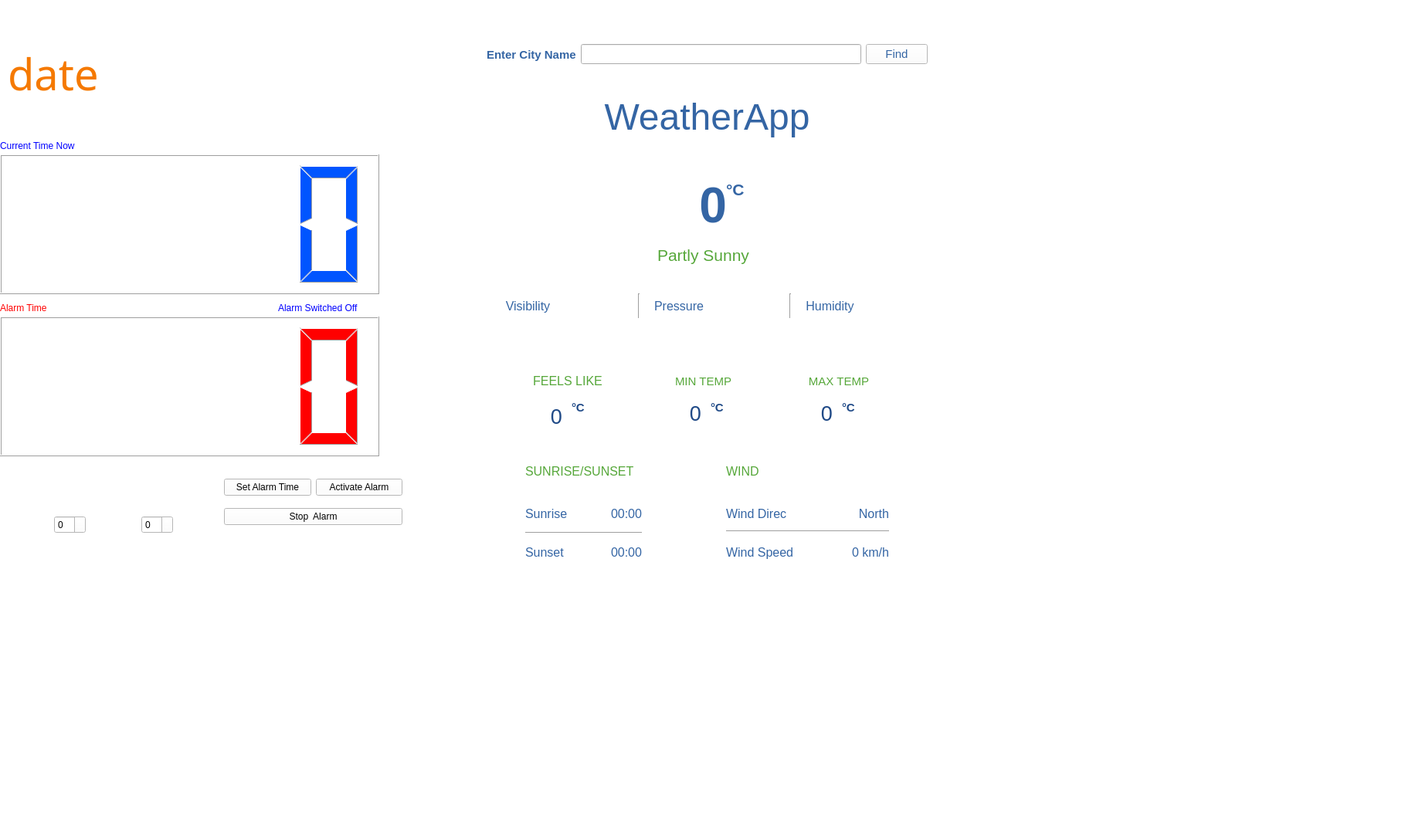
<?xml version="1.0" encoding="UTF-8"?>
<ui version="4.0">
 <class>Alarm</class>
 <widget class="QWidget" name="Alarm">
  <property name="windowModality">
   <enum>Qt::WindowModal</enum>
  </property>
  <property name="geometry">
   <rect>
    <x>0</x>
    <y>0</y>
    <width>1819</width>
    <height>1088</height>
   </rect>
  </property>
  <property name="sizePolicy">
   <sizepolicy hsizetype="Fixed" vsizetype="Fixed">
    <horstretch>0</horstretch>
    <verstretch>0</verstretch>
   </sizepolicy>
  </property>
  <property name="palette">
   <palette>
    <active>
     <colorrole role="WindowText">
      <brush brushstyle="SolidPattern">
       <color alpha="255">
        <red>255</red>
        <green>255</green>
        <blue>255</blue>
       </color>
      </brush>
     </colorrole>
     <colorrole role="Button">
      <brush brushstyle="SolidPattern">
       <color alpha="255">
        <red>255</red>
        <green>255</green>
        <blue>255</blue>
       </color>
      </brush>
     </colorrole>
     <colorrole role="Base">
      <brush brushstyle="SolidPattern">
       <color alpha="255">
        <red>255</red>
        <green>255</green>
        <blue>255</blue>
       </color>
      </brush>
     </colorrole>
     <colorrole role="Window">
      <brush brushstyle="SolidPattern">
       <color alpha="255">
        <red>255</red>
        <green>255</green>
        <blue>255</blue>
       </color>
      </brush>
     </colorrole>
    </active>
    <inactive>
     <colorrole role="WindowText">
      <brush brushstyle="SolidPattern">
       <color alpha="255">
        <red>255</red>
        <green>255</green>
        <blue>255</blue>
       </color>
      </brush>
     </colorrole>
     <colorrole role="Button">
      <brush brushstyle="SolidPattern">
       <color alpha="255">
        <red>255</red>
        <green>255</green>
        <blue>255</blue>
       </color>
      </brush>
     </colorrole>
     <colorrole role="Base">
      <brush brushstyle="SolidPattern">
       <color alpha="255">
        <red>255</red>
        <green>255</green>
        <blue>255</blue>
       </color>
      </brush>
     </colorrole>
     <colorrole role="Window">
      <brush brushstyle="SolidPattern">
       <color alpha="255">
        <red>255</red>
        <green>255</green>
        <blue>255</blue>
       </color>
      </brush>
     </colorrole>
    </inactive>
    <disabled>
     <colorrole role="WindowText">
      <brush brushstyle="SolidPattern">
       <color alpha="255">
        <red>119</red>
        <green>120</green>
        <blue>120</blue>
       </color>
      </brush>
     </colorrole>
     <colorrole role="Button">
      <brush brushstyle="SolidPattern">
       <color alpha="255">
        <red>255</red>
        <green>255</green>
        <blue>255</blue>
       </color>
      </brush>
     </colorrole>
     <colorrole role="Base">
      <brush brushstyle="SolidPattern">
       <color alpha="255">
        <red>255</red>
        <green>255</green>
        <blue>255</blue>
       </color>
      </brush>
     </colorrole>
     <colorrole role="Window">
      <brush brushstyle="SolidPattern">
       <color alpha="255">
        <red>255</red>
        <green>255</green>
        <blue>255</blue>
       </color>
      </brush>
     </colorrole>
    </disabled>
   </palette>
  </property>
  <property name="windowTitle">
   <string>Alarm</string>
  </property>
  <property name="autoFillBackground">
   <bool>false</bool>
  </property>
  <widget class="QLabel" name="label">
   <property name="geometry">
    <rect>
     <x>0</x>
     <y>180</y>
     <width>141</width>
     <height>18</height>
    </rect>
   </property>
   <property name="sizePolicy">
    <sizepolicy hsizetype="Fixed" vsizetype="Fixed">
     <horstretch>0</horstretch>
     <verstretch>0</verstretch>
    </sizepolicy>
   </property>
   <property name="palette">
    <palette>
     <active>
      <colorrole role="WindowText">
       <brush brushstyle="SolidPattern">
        <color alpha="255">
         <red>0</red>
         <green>0</green>
         <blue>255</blue>
        </color>
       </brush>
      </colorrole>
      <colorrole role="Button">
       <brush brushstyle="SolidPattern">
        <color alpha="255">
         <red>255</red>
         <green>255</green>
         <blue>255</blue>
        </color>
       </brush>
      </colorrole>
      <colorrole role="Base">
       <brush brushstyle="SolidPattern">
        <color alpha="255">
         <red>255</red>
         <green>255</green>
         <blue>255</blue>
        </color>
       </brush>
      </colorrole>
      <colorrole role="Window">
       <brush brushstyle="SolidPattern">
        <color alpha="255">
         <red>255</red>
         <green>255</green>
         <blue>255</blue>
        </color>
       </brush>
      </colorrole>
     </active>
     <inactive>
      <colorrole role="WindowText">
       <brush brushstyle="SolidPattern">
        <color alpha="255">
         <red>0</red>
         <green>0</green>
         <blue>255</blue>
        </color>
       </brush>
      </colorrole>
      <colorrole role="Button">
       <brush brushstyle="SolidPattern">
        <color alpha="255">
         <red>255</red>
         <green>255</green>
         <blue>255</blue>
        </color>
       </brush>
      </colorrole>
      <colorrole role="Base">
       <brush brushstyle="SolidPattern">
        <color alpha="255">
         <red>255</red>
         <green>255</green>
         <blue>255</blue>
        </color>
       </brush>
      </colorrole>
      <colorrole role="Window">
       <brush brushstyle="SolidPattern">
        <color alpha="255">
         <red>255</red>
         <green>255</green>
         <blue>255</blue>
        </color>
       </brush>
      </colorrole>
     </inactive>
     <disabled>
      <colorrole role="WindowText">
       <brush brushstyle="SolidPattern">
        <color alpha="255">
         <red>119</red>
         <green>120</green>
         <blue>120</blue>
        </color>
       </brush>
      </colorrole>
      <colorrole role="Button">
       <brush brushstyle="SolidPattern">
        <color alpha="255">
         <red>255</red>
         <green>255</green>
         <blue>255</blue>
        </color>
       </brush>
      </colorrole>
      <colorrole role="Base">
       <brush brushstyle="SolidPattern">
        <color alpha="255">
         <red>255</red>
         <green>255</green>
         <blue>255</blue>
        </color>
       </brush>
      </colorrole>
      <colorrole role="Window">
       <brush brushstyle="SolidPattern">
        <color alpha="255">
         <red>255</red>
         <green>255</green>
         <blue>255</blue>
        </color>
       </brush>
      </colorrole>
     </disabled>
    </palette>
   </property>
   <property name="text">
    <string>Current Time Now</string>
   </property>
  </widget>
  <widget class="QLabel" name="date">
   <property name="geometry">
    <rect>
     <x>10</x>
     <y>40</y>
     <width>471</width>
     <height>111</height>
    </rect>
   </property>
   <property name="font">
    <font>
     <family>Ubuntu Mono</family>
     <pointsize>42</pointsize>
     <weight>50</weight>
     <bold>false</bold>
    </font>
   </property>
   <property name="styleSheet">
    <string notr="true">color:rgb(204, 0, 0);</string>
   </property>
   <property name="text">
    <string>&lt;html&gt;&lt;head/&gt;&lt;body&gt;&lt;p&gt;&lt;span style=&quot; color:#f57900;&quot;&gt;date&lt;/span&gt;&lt;/p&gt;&lt;/body&gt;&lt;/html&gt;</string>
   </property>
  </widget>
  <widget class="QLCDNumber" name="timeLCD">
   <property name="geometry">
    <rect>
     <x>0</x>
     <y>200</y>
     <width>491</width>
     <height>181</height>
    </rect>
   </property>
   <property name="sizePolicy">
    <sizepolicy hsizetype="Fixed" vsizetype="Fixed">
     <horstretch>0</horstretch>
     <verstretch>0</verstretch>
    </sizepolicy>
   </property>
   <property name="palette">
    <palette>
     <active>
      <colorrole role="WindowText">
       <brush brushstyle="SolidPattern">
        <color alpha="255">
         <red>0</red>
         <green>85</green>
         <blue>255</blue>
        </color>
       </brush>
      </colorrole>
      <colorrole role="Button">
       <brush brushstyle="SolidPattern">
        <color alpha="255">
         <red>255</red>
         <green>255</green>
         <blue>255</blue>
        </color>
       </brush>
      </colorrole>
      <colorrole role="Base">
       <brush brushstyle="SolidPattern">
        <color alpha="255">
         <red>255</red>
         <green>255</green>
         <blue>255</blue>
        </color>
       </brush>
      </colorrole>
      <colorrole role="Window">
       <brush brushstyle="SolidPattern">
        <color alpha="255">
         <red>255</red>
         <green>255</green>
         <blue>255</blue>
        </color>
       </brush>
      </colorrole>
     </active>
     <inactive>
      <colorrole role="WindowText">
       <brush brushstyle="SolidPattern">
        <color alpha="255">
         <red>0</red>
         <green>85</green>
         <blue>255</blue>
        </color>
       </brush>
      </colorrole>
      <colorrole role="Button">
       <brush brushstyle="SolidPattern">
        <color alpha="255">
         <red>255</red>
         <green>255</green>
         <blue>255</blue>
        </color>
       </brush>
      </colorrole>
      <colorrole role="Base">
       <brush brushstyle="SolidPattern">
        <color alpha="255">
         <red>255</red>
         <green>255</green>
         <blue>255</blue>
        </color>
       </brush>
      </colorrole>
      <colorrole role="Window">
       <brush brushstyle="SolidPattern">
        <color alpha="255">
         <red>255</red>
         <green>255</green>
         <blue>255</blue>
        </color>
       </brush>
      </colorrole>
     </inactive>
     <disabled>
      <colorrole role="WindowText">
       <brush brushstyle="SolidPattern">
        <color alpha="255">
         <red>119</red>
         <green>120</green>
         <blue>120</blue>
        </color>
       </brush>
      </colorrole>
      <colorrole role="Button">
       <brush brushstyle="SolidPattern">
        <color alpha="255">
         <red>255</red>
         <green>255</green>
         <blue>255</blue>
        </color>
       </brush>
      </colorrole>
      <colorrole role="Base">
       <brush brushstyle="SolidPattern">
        <color alpha="255">
         <red>255</red>
         <green>255</green>
         <blue>255</blue>
        </color>
       </brush>
      </colorrole>
      <colorrole role="Window">
       <brush brushstyle="SolidPattern">
        <color alpha="255">
         <red>255</red>
         <green>255</green>
         <blue>255</blue>
        </color>
       </brush>
      </colorrole>
     </disabled>
    </palette>
   </property>
  </widget>
  <widget class="QWidget" name="layoutWidget">
   <property name="geometry">
    <rect>
     <x>20</x>
     <y>610</y>
     <width>251</width>
     <height>81</height>
    </rect>
   </property>
   <layout class="QVBoxLayout" name="verticalLayout">
    <item>
     <layout class="QHBoxLayout" name="horizontalLayout">
      <item>
       <spacer name="horizontalSpacer_3">
        <property name="orientation">
         <enum>Qt::Horizontal</enum>
        </property>
        <property name="sizeType">
         <enum>QSizePolicy::Fixed</enum>
        </property>
        <property name="sizeHint" stdset="0">
         <size>
          <width>42</width>
          <height>20</height>
         </size>
        </property>
       </spacer>
      </item>
      <item>
       <widget class="QLabel" name="label_3">
        <property name="autoFillBackground">
         <bool>false</bool>
        </property>
        <property name="styleSheet">
         <string notr="true">colour:rgb(0, 0, 0);</string>
        </property>
        <property name="text">
         <string>Set Hours</string>
        </property>
        <property name="alignment">
         <set>Qt::AlignCenter</set>
        </property>
        <property name="wordWrap">
         <bool>false</bool>
        </property>
       </widget>
      </item>
      <item>
       <spacer name="horizontalSpacer_4">
        <property name="orientation">
         <enum>Qt::Horizontal</enum>
        </property>
        <property name="sizeHint" stdset="0">
         <size>
          <width>40</width>
          <height>20</height>
         </size>
        </property>
       </spacer>
      </item>
      <item>
       <widget class="QLabel" name="label_4">
        <property name="styleSheet">
         <string notr="true">colour:rgb(0, 0, 0);</string>
        </property>
        <property name="text">
         <string>Set Minutes</string>
        </property>
       </widget>
      </item>
      <item>
       <spacer name="horizontalSpacer_6">
        <property name="orientation">
         <enum>Qt::Horizontal</enum>
        </property>
        <property name="sizeType">
         <enum>QSizePolicy::Fixed</enum>
        </property>
        <property name="sizeHint" stdset="0">
         <size>
          <width>22</width>
          <height>20</height>
         </size>
        </property>
       </spacer>
      </item>
     </layout>
    </item>
    <item>
     <layout class="QHBoxLayout" name="horizontalLayout_2">
      <item>
       <spacer name="horizontalSpacer_2">
        <property name="orientation">
         <enum>Qt::Horizontal</enum>
        </property>
        <property name="sizeType">
         <enum>QSizePolicy::Fixed</enum>
        </property>
        <property name="sizeHint" stdset="0">
         <size>
          <width>50</width>
          <height>20</height>
         </size>
        </property>
       </spacer>
      </item>
      <item>
       <widget class="QSpinBox" name="spinBoxHrs">
        <property name="styleSheet">
         <string notr="true">colour:rgb(0, 0, 0);</string>
        </property>
        <property name="maximum">
         <number>23</number>
        </property>
       </widget>
      </item>
      <item>
       <spacer name="horizontalSpacer">
        <property name="orientation">
         <enum>Qt::Horizontal</enum>
        </property>
        <property name="sizeType">
         <enum>QSizePolicy::Fixed</enum>
        </property>
        <property name="sizeHint" stdset="0">
         <size>
          <width>66</width>
          <height>20</height>
         </size>
        </property>
       </spacer>
      </item>
      <item>
       <widget class="QSpinBox" name="spinBoxMinutes">
        <property name="styleSheet">
         <string notr="true">colour:rgb(0, 0, 0);</string>
        </property>
        <property name="maximum">
         <number>59</number>
        </property>
       </widget>
      </item>
      <item>
       <spacer name="horizontalSpacer_5">
        <property name="orientation">
         <enum>Qt::Horizontal</enum>
        </property>
        <property name="sizeHint" stdset="0">
         <size>
          <width>40</width>
          <height>20</height>
         </size>
        </property>
       </spacer>
      </item>
     </layout>
    </item>
   </layout>
  </widget>
  <widget class="QWidget" name="layoutWidget_3">
   <property name="geometry">
    <rect>
     <x>290</x>
     <y>610</y>
     <width>231</width>
     <height>81</height>
    </rect>
   </property>
   <layout class="QVBoxLayout" name="verticalLayout_2">
    <item>
     <layout class="QHBoxLayout" name="horizontalLayout_3">
      <item>
       <widget class="QPushButton" name="btnSetAlarm">
        <property name="text">
         <string>Set Alarm Time</string>
        </property>
       </widget>
      </item>
      <item>
       <widget class="QPushButton" name="btnEnableAlarm">
        <property name="text">
         <string>Activate Alarm</string>
        </property>
       </widget>
      </item>
     </layout>
    </item>
    <item>
     <layout class="QHBoxLayout" name="horizontalLayout_4">
      <item>
       <widget class="QPushButton" name="btnStopAlarm">
        <property name="text">
         <string>Stop  Alarm</string>
        </property>
       </widget>
      </item>
     </layout>
    </item>
   </layout>
  </widget>
  <widget class="QLCDNumber" name="alarmLCD">
   <property name="geometry">
    <rect>
     <x>0</x>
     <y>410</y>
     <width>491</width>
     <height>181</height>
    </rect>
   </property>
   <property name="sizePolicy">
    <sizepolicy hsizetype="Fixed" vsizetype="Fixed">
     <horstretch>0</horstretch>
     <verstretch>0</verstretch>
    </sizepolicy>
   </property>
   <property name="palette">
    <palette>
     <active>
      <colorrole role="WindowText">
       <brush brushstyle="SolidPattern">
        <color alpha="255">
         <red>255</red>
         <green>0</green>
         <blue>0</blue>
        </color>
       </brush>
      </colorrole>
      <colorrole role="Button">
       <brush brushstyle="SolidPattern">
        <color alpha="255">
         <red>255</red>
         <green>255</green>
         <blue>255</blue>
        </color>
       </brush>
      </colorrole>
      <colorrole role="Base">
       <brush brushstyle="SolidPattern">
        <color alpha="255">
         <red>255</red>
         <green>255</green>
         <blue>255</blue>
        </color>
       </brush>
      </colorrole>
      <colorrole role="Window">
       <brush brushstyle="SolidPattern">
        <color alpha="255">
         <red>255</red>
         <green>255</green>
         <blue>255</blue>
        </color>
       </brush>
      </colorrole>
     </active>
     <inactive>
      <colorrole role="WindowText">
       <brush brushstyle="SolidPattern">
        <color alpha="255">
         <red>255</red>
         <green>0</green>
         <blue>0</blue>
        </color>
       </brush>
      </colorrole>
      <colorrole role="Button">
       <brush brushstyle="SolidPattern">
        <color alpha="255">
         <red>255</red>
         <green>255</green>
         <blue>255</blue>
        </color>
       </brush>
      </colorrole>
      <colorrole role="Base">
       <brush brushstyle="SolidPattern">
        <color alpha="255">
         <red>255</red>
         <green>255</green>
         <blue>255</blue>
        </color>
       </brush>
      </colorrole>
      <colorrole role="Window">
       <brush brushstyle="SolidPattern">
        <color alpha="255">
         <red>255</red>
         <green>255</green>
         <blue>255</blue>
        </color>
       </brush>
      </colorrole>
     </inactive>
     <disabled>
      <colorrole role="WindowText">
       <brush brushstyle="SolidPattern">
        <color alpha="255">
         <red>119</red>
         <green>120</green>
         <blue>120</blue>
        </color>
       </brush>
      </colorrole>
      <colorrole role="Button">
       <brush brushstyle="SolidPattern">
        <color alpha="255">
         <red>255</red>
         <green>255</green>
         <blue>255</blue>
        </color>
       </brush>
      </colorrole>
      <colorrole role="Base">
       <brush brushstyle="SolidPattern">
        <color alpha="255">
         <red>255</red>
         <green>255</green>
         <blue>255</blue>
        </color>
       </brush>
      </colorrole>
      <colorrole role="Window">
       <brush brushstyle="SolidPattern">
        <color alpha="255">
         <red>255</red>
         <green>255</green>
         <blue>255</blue>
        </color>
       </brush>
      </colorrole>
     </disabled>
    </palette>
   </property>
  </widget>
  <widget class="QLabel" name="label_2">
   <property name="geometry">
    <rect>
     <x>0</x>
     <y>390</y>
     <width>91</width>
     <height>18</height>
    </rect>
   </property>
   <property name="sizePolicy">
    <sizepolicy hsizetype="Fixed" vsizetype="Fixed">
     <horstretch>0</horstretch>
     <verstretch>0</verstretch>
    </sizepolicy>
   </property>
   <property name="palette">
    <palette>
     <active>
      <colorrole role="WindowText">
       <brush brushstyle="SolidPattern">
        <color alpha="255">
         <red>255</red>
         <green>0</green>
         <blue>0</blue>
        </color>
       </brush>
      </colorrole>
      <colorrole role="Button">
       <brush brushstyle="SolidPattern">
        <color alpha="255">
         <red>255</red>
         <green>255</green>
         <blue>255</blue>
        </color>
       </brush>
      </colorrole>
      <colorrole role="Base">
       <brush brushstyle="SolidPattern">
        <color alpha="255">
         <red>255</red>
         <green>255</green>
         <blue>255</blue>
        </color>
       </brush>
      </colorrole>
      <colorrole role="Window">
       <brush brushstyle="SolidPattern">
        <color alpha="255">
         <red>255</red>
         <green>255</green>
         <blue>255</blue>
        </color>
       </brush>
      </colorrole>
     </active>
     <inactive>
      <colorrole role="WindowText">
       <brush brushstyle="SolidPattern">
        <color alpha="255">
         <red>255</red>
         <green>0</green>
         <blue>0</blue>
        </color>
       </brush>
      </colorrole>
      <colorrole role="Button">
       <brush brushstyle="SolidPattern">
        <color alpha="255">
         <red>255</red>
         <green>255</green>
         <blue>255</blue>
        </color>
       </brush>
      </colorrole>
      <colorrole role="Base">
       <brush brushstyle="SolidPattern">
        <color alpha="255">
         <red>255</red>
         <green>255</green>
         <blue>255</blue>
        </color>
       </brush>
      </colorrole>
      <colorrole role="Window">
       <brush brushstyle="SolidPattern">
        <color alpha="255">
         <red>255</red>
         <green>255</green>
         <blue>255</blue>
        </color>
       </brush>
      </colorrole>
     </inactive>
     <disabled>
      <colorrole role="WindowText">
       <brush brushstyle="SolidPattern">
        <color alpha="255">
         <red>119</red>
         <green>120</green>
         <blue>120</blue>
        </color>
       </brush>
      </colorrole>
      <colorrole role="Button">
       <brush brushstyle="SolidPattern">
        <color alpha="255">
         <red>255</red>
         <green>255</green>
         <blue>255</blue>
        </color>
       </brush>
      </colorrole>
      <colorrole role="Base">
       <brush brushstyle="SolidPattern">
        <color alpha="255">
         <red>255</red>
         <green>255</green>
         <blue>255</blue>
        </color>
       </brush>
      </colorrole>
      <colorrole role="Window">
       <brush brushstyle="SolidPattern">
        <color alpha="255">
         <red>255</red>
         <green>255</green>
         <blue>255</blue>
        </color>
       </brush>
      </colorrole>
     </disabled>
    </palette>
   </property>
   <property name="text">
    <string>Alarm Time</string>
   </property>
  </widget>
  <widget class="Line" name="line_4">
   <property name="geometry">
    <rect>
     <x>940</x>
     <y>680</y>
     <width>211</width>
     <height>16</height>
    </rect>
   </property>
   <property name="orientation">
    <enum>Qt::Horizontal</enum>
   </property>
  </widget>
  <widget class="QLabel" name="maxTempValue">
   <property name="geometry">
    <rect>
     <x>1050</x>
     <y>520</y>
     <width>41</width>
     <height>31</height>
    </rect>
   </property>
   <property name="font">
    <font>
     <family>Yu Gothic UI</family>
     <pointsize>20</pointsize>
    </font>
   </property>
   <property name="styleSheet">
    <string notr="true">color:rgb(32, 74, 135);</string>
   </property>
   <property name="text">
    <string>0</string>
   </property>
   <property name="alignment">
    <set>Qt::AlignCenter</set>
   </property>
  </widget>
  <widget class="QLabel" name="sunrise">
   <property name="geometry">
    <rect>
     <x>680</x>
     <y>600</y>
     <width>161</width>
     <height>21</height>
    </rect>
   </property>
   <property name="font">
    <font>
     <family>Yu Gothic UI</family>
     <pointsize>12</pointsize>
    </font>
   </property>
   <property name="styleSheet">
    <string notr="true">color:rgb(86, 167, 58);</string>
   </property>
   <property name="text">
    <string>SUNRISE/SUNSET</string>
   </property>
  </widget>
  <widget class="QLabel" name="feelsLikeTempValue">
   <property name="geometry">
    <rect>
     <x>700</x>
     <y>524</y>
     <width>41</width>
     <height>31</height>
    </rect>
   </property>
   <property name="font">
    <font>
     <family>Yu Gothic UI</family>
     <pointsize>20</pointsize>
    </font>
   </property>
   <property name="styleSheet">
    <string notr="true">color:rgb(32, 74, 135);</string>
   </property>
   <property name="text">
    <string>0</string>
   </property>
   <property name="alignment">
    <set>Qt::AlignCenter</set>
   </property>
  </widget>
  <widget class="QWidget" name="layoutWidget_2">
   <property name="geometry">
    <rect>
     <x>630</x>
     <y>50</y>
     <width>571</width>
     <height>41</height>
    </rect>
   </property>
   <layout class="QHBoxLayout" name="horizontalLayout_5">
    <item>
     <widget class="QLabel" name="queryLabel">
      <property name="font">
       <font>
        <family>Yu Gothic UI</family>
        <pointsize>11</pointsize>
        <weight>75</weight>
        <bold>true</bold>
       </font>
      </property>
      <property name="styleSheet">
       <string notr="true">color:rgb(52, 101, 164);</string>
      </property>
      <property name="text">
       <string>Enter City Name</string>
      </property>
     </widget>
    </item>
    <item>
     <widget class="QLineEdit" name="query">
      <property name="font">
       <font>
        <family>Yu Gothic UI</family>
        <pointsize>11</pointsize>
       </font>
      </property>
      <property name="styleSheet">
       <string notr="true">color:rgb(114, 159, 207);
border-color: rgb(255, 255, 255);</string>
      </property>
     </widget>
    </item>
    <item>
     <widget class="QPushButton" name="queryButton">
      <property name="font">
       <font>
        <family>Yu Gothic UI</family>
        <pointsize>11</pointsize>
       </font>
      </property>
      <property name="styleSheet">
       <string notr="true">background-color: rgb(255, 255, 255);
border-color: rgb(255, 255, 255);
color:rgb(52, 101, 164);</string>
      </property>
      <property name="text">
       <string>Find</string>
      </property>
     </widget>
    </item>
   </layout>
  </widget>
  <widget class="Line" name="line_3">
   <property name="geometry">
    <rect>
     <x>680</x>
     <y>680</y>
     <width>151</width>
     <height>21</height>
    </rect>
   </property>
   <property name="font">
    <font>
     <weight>75</weight>
     <bold>true</bold>
    </font>
   </property>
   <property name="styleSheet">
    <string notr="true">color: rgb(170, 255, 255);</string>
   </property>
   <property name="orientation">
    <enum>Qt::Horizontal</enum>
   </property>
  </widget>
  <widget class="QLabel" name="date_2">
   <property name="geometry">
    <rect>
     <x>620</x>
     <y>190</y>
     <width>591</width>
     <height>31</height>
    </rect>
   </property>
   <property name="font">
    <font>
     <family>Yu Gothic UI</family>
     <pointsize>12</pointsize>
    </font>
   </property>
   <property name="styleSheet">
    <string notr="true">color: rgb(170, 255, 255);</string>
   </property>
   <property name="text">
    <string/>
   </property>
   <property name="alignment">
    <set>Qt::AlignCenter</set>
   </property>
  </widget>
  <widget class="QWidget" name="layoutWidget5">
   <property name="geometry">
    <rect>
     <x>680</x>
     <y>700</y>
     <width>151</width>
     <height>30</height>
    </rect>
   </property>
   <property name="styleSheet">
    <string notr="true">color: rgb(255, 255, 255);</string>
   </property>
   <layout class="QHBoxLayout" name="horizontalLayout_10">
    <item>
     <widget class="QLabel" name="set">
      <property name="font">
       <font>
        <family>Yu Gothic UI</family>
        <pointsize>12</pointsize>
       </font>
      </property>
      <property name="styleSheet">
       <string notr="true">color:rgb(52, 101, 164);</string>
      </property>
      <property name="text">
       <string>Sunset</string>
      </property>
     </widget>
    </item>
    <item>
     <widget class="QLabel" name="sunsetValue">
      <property name="font">
       <font>
        <family>Yu Gothic UI</family>
        <pointsize>12</pointsize>
       </font>
      </property>
      <property name="styleSheet">
       <string notr="true">color:rgb(52, 101, 164);</string>
      </property>
      <property name="text">
       <string>00:00</string>
      </property>
      <property name="alignment">
       <set>Qt::AlignRight|Qt::AlignTrailing|Qt::AlignVCenter</set>
      </property>
     </widget>
    </item>
   </layout>
  </widget>
  <widget class="QWidget" name="layoutWidget2">
   <property name="geometry">
    <rect>
     <x>680</x>
     <y>650</y>
     <width>151</width>
     <height>30</height>
    </rect>
   </property>
   <property name="styleSheet">
    <string notr="true">color: rgb(255, 255, 255);</string>
   </property>
   <layout class="QHBoxLayout" name="horizontalLayout_9">
    <item>
     <widget class="QLabel" name="rise">
      <property name="font">
       <font>
        <family>Yu Gothic UI</family>
        <pointsize>12</pointsize>
        <weight>50</weight>
        <bold>false</bold>
       </font>
      </property>
      <property name="styleSheet">
       <string notr="true">color:rgb(52, 101, 164);</string>
      </property>
      <property name="text">
       <string>Sunrise</string>
      </property>
     </widget>
    </item>
    <item>
     <widget class="QLabel" name="sunriseValue">
      <property name="font">
       <font>
        <family>Yu Gothic UI</family>
        <pointsize>12</pointsize>
       </font>
      </property>
      <property name="styleSheet">
       <string notr="true">color:rgb(52, 101, 164);</string>
      </property>
      <property name="text">
       <string>00:00</string>
      </property>
      <property name="alignment">
       <set>Qt::AlignRight|Qt::AlignTrailing|Qt::AlignVCenter</set>
      </property>
     </widget>
    </item>
   </layout>
  </widget>
  <widget class="QLabel" name="celciusTemp">
   <property name="geometry">
    <rect>
     <x>940</x>
     <y>230</y>
     <width>51</width>
     <height>31</height>
    </rect>
   </property>
   <property name="font">
    <font>
     <family>Yu Gothic UI</family>
     <pointsize>16</pointsize>
     <weight>75</weight>
     <bold>true</bold>
    </font>
   </property>
   <property name="styleSheet">
    <string notr="true">color:rgb(52, 101, 164);</string>
   </property>
   <property name="text">
    <string>°C</string>
   </property>
  </widget>
  <widget class="QLabel" name="celciusFeelLike">
   <property name="geometry">
    <rect>
     <x>740</x>
     <y>520</y>
     <width>21</width>
     <height>16</height>
    </rect>
   </property>
   <property name="font">
    <font>
     <family>Yu Gothic UI</family>
     <pointsize>11</pointsize>
     <weight>75</weight>
     <bold>true</bold>
    </font>
   </property>
   <property name="styleSheet">
    <string notr="true">color:rgb(32, 74, 135);</string>
   </property>
   <property name="text">
    <string>°C</string>
   </property>
  </widget>
  <widget class="QWidget" name="layoutWidget1">
   <property name="geometry">
    <rect>
     <x>650</x>
     <y>470</y>
     <width>521</width>
     <height>47</height>
    </rect>
   </property>
   <property name="styleSheet">
    <string>color:rgb(86, 167, 58);</string>
   </property>
   <layout class="QHBoxLayout" name="horizontalLayout_6">
    <item>
     <widget class="QLabel" name="feelsLikeTemp">
      <property name="font">
       <font>
        <family>Yu Gothic UI</family>
        <pointsize>12</pointsize>
       </font>
      </property>
      <property name="styleSheet">
       <string notr="true">color:rgb(86, 167, 58);</string>
      </property>
      <property name="text">
       <string>FEELS LIKE</string>
      </property>
      <property name="alignment">
       <set>Qt::AlignCenter</set>
      </property>
     </widget>
    </item>
    <item>
     <widget class="QLabel" name="minTemp">
      <property name="font">
       <font>
        <family>Yu Gothic UI</family>
        <pointsize>11</pointsize>
       </font>
      </property>
      <property name="styleSheet">
       <string notr="true">color:rgb(86, 167, 58);</string>
      </property>
      <property name="text">
       <string>MIN TEMP</string>
      </property>
      <property name="alignment">
       <set>Qt::AlignCenter</set>
      </property>
     </widget>
    </item>
    <item>
     <widget class="QLabel" name="maxTemp">
      <property name="font">
       <font>
        <family>Yu Gothic UI</family>
        <pointsize>11</pointsize>
       </font>
      </property>
      <property name="styleSheet">
       <string notr="true">color:rgb(86, 167, 58);</string>
      </property>
      <property name="text">
       <string>MAX TEMP</string>
      </property>
      <property name="alignment">
       <set>Qt::AlignCenter</set>
      </property>
     </widget>
    </item>
   </layout>
  </widget>
  <widget class="QLabel" name="wind">
   <property name="geometry">
    <rect>
     <x>940</x>
     <y>600</y>
     <width>61</width>
     <height>21</height>
    </rect>
   </property>
   <property name="font">
    <font>
     <family>Yu Gothic UI</family>
     <pointsize>12</pointsize>
    </font>
   </property>
   <property name="styleSheet">
    <string notr="true">color:rgb(86, 167, 58);</string>
   </property>
   <property name="text">
    <string>WIND</string>
   </property>
  </widget>
  <widget class="QLabel" name="temperature">
   <property name="geometry">
    <rect>
     <x>850</x>
     <y>230</y>
     <width>91</width>
     <height>71</height>
    </rect>
   </property>
   <property name="font">
    <font>
     <family>Yu Gothic UI</family>
     <pointsize>48</pointsize>
     <weight>75</weight>
     <bold>true</bold>
    </font>
   </property>
   <property name="cursor">
    <cursorShape>PointingHandCursor</cursorShape>
   </property>
   <property name="styleSheet">
    <string notr="true">color:rgb(52, 101, 164);</string>
   </property>
   <property name="text">
    <string>0</string>
   </property>
   <property name="alignment">
    <set>Qt::AlignRight|Qt::AlignTrailing|Qt::AlignVCenter</set>
   </property>
  </widget>
  <widget class="QLabel" name="weatherlabel">
   <property name="geometry">
    <rect>
     <x>620</x>
     <y>310</y>
     <width>581</width>
     <height>41</height>
    </rect>
   </property>
   <property name="font">
    <font>
     <family>Yu Gothic UI</family>
     <pointsize>16</pointsize>
     <weight>50</weight>
     <bold>false</bold>
    </font>
   </property>
   <property name="styleSheet">
    <string notr="true">color:rgb(86, 167, 58);</string>
   </property>
   <property name="text">
    <string>Partly Sunny</string>
   </property>
   <property name="alignment">
    <set>Qt::AlignCenter</set>
   </property>
  </widget>
  <widget class="QLabel" name="celciusMinTemp">
   <property name="geometry">
    <rect>
     <x>920</x>
     <y>520</y>
     <width>21</width>
     <height>16</height>
    </rect>
   </property>
   <property name="font">
    <font>
     <family>Yu Gothic UI</family>
     <pointsize>11</pointsize>
     <weight>75</weight>
     <bold>true</bold>
    </font>
   </property>
   <property name="styleSheet">
    <string notr="true">color:rgb(32, 74, 135);</string>
   </property>
   <property name="text">
    <string>°C</string>
   </property>
  </widget>
  <widget class="QWidget" name="layoutWidget7">
   <property name="geometry">
    <rect>
     <x>940</x>
     <y>650</y>
     <width>211</width>
     <height>30</height>
    </rect>
   </property>
   <layout class="QHBoxLayout" name="horizontalLayout_12">
    <item>
     <widget class="QLabel" name="windDir">
      <property name="font">
       <font>
        <family>Yu Gothic UI</family>
        <pointsize>12</pointsize>
       </font>
      </property>
      <property name="styleSheet">
       <string notr="true">color:rgb(52, 101, 164);</string>
      </property>
      <property name="text">
       <string>Wind Direc</string>
      </property>
     </widget>
    </item>
    <item>
     <widget class="QLabel" name="windDirValue">
      <property name="font">
       <font>
        <family>Yu Gothic UI</family>
        <pointsize>12</pointsize>
       </font>
      </property>
      <property name="styleSheet">
       <string notr="true">color:rgb(52, 101, 164);</string>
      </property>
      <property name="text">
       <string>North</string>
      </property>
      <property name="alignment">
       <set>Qt::AlignRight|Qt::AlignTrailing|Qt::AlignVCenter</set>
      </property>
     </widget>
    </item>
   </layout>
  </widget>
  <widget class="QWidget" name="layoutWidget6">
   <property name="geometry">
    <rect>
     <x>940</x>
     <y>700</y>
     <width>211</width>
     <height>30</height>
    </rect>
   </property>
   <layout class="QHBoxLayout" name="horizontalLayout_11">
    <item>
     <widget class="QLabel" name="windSpeed">
      <property name="font">
       <font>
        <family>Yu Gothic UI</family>
        <pointsize>12</pointsize>
       </font>
      </property>
      <property name="styleSheet">
       <string notr="true">color:rgb(52, 101, 164);</string>
      </property>
      <property name="text">
       <string>Wind Speed</string>
      </property>
     </widget>
    </item>
    <item>
     <widget class="QLabel" name="windSpeedValue">
      <property name="font">
       <font>
        <family>Yu Gothic UI</family>
        <pointsize>12</pointsize>
       </font>
      </property>
      <property name="styleSheet">
       <string notr="true">color:rgb(52, 101, 164);</string>
      </property>
      <property name="text">
       <string>0 km/h</string>
      </property>
      <property name="alignment">
       <set>Qt::AlignRight|Qt::AlignTrailing|Qt::AlignVCenter</set>
      </property>
     </widget>
    </item>
   </layout>
  </widget>
  <widget class="QLabel" name="celciusMaxTemp">
   <property name="geometry">
    <rect>
     <x>1090</x>
     <y>520</y>
     <width>21</width>
     <height>16</height>
    </rect>
   </property>
   <property name="font">
    <font>
     <family>Yu Gothic UI</family>
     <pointsize>11</pointsize>
     <weight>75</weight>
     <bold>true</bold>
    </font>
   </property>
   <property name="styleSheet">
    <string notr="true">color:rgb(32, 74, 135);</string>
   </property>
   <property name="text">
    <string>°C</string>
   </property>
  </widget>
  <widget class="QWidget" name="layoutWidget4">
   <property name="geometry">
    <rect>
     <x>620</x>
     <y>110</y>
     <width>591</width>
     <height>83</height>
    </rect>
   </property>
   <property name="font">
    <font>
     <pointsize>36</pointsize>
     <weight>50</weight>
     <bold>false</bold>
    </font>
   </property>
   <layout class="QHBoxLayout" name="horizontalLayout_7">
    <item>
     <widget class="QLabel" name="location">
      <property name="font">
       <font>
        <family>Yu Gothic UI</family>
        <pointsize>36</pointsize>
        <weight>50</weight>
        <bold>false</bold>
       </font>
      </property>
      <property name="styleSheet">
       <string notr="true">color:rgb(52, 101, 164);</string>
      </property>
      <property name="text">
       <string>WeatherApp</string>
      </property>
      <property name="alignment">
       <set>Qt::AlignCenter</set>
      </property>
     </widget>
    </item>
   </layout>
  </widget>
  <widget class="QWidget" name="layoutWidget3">
   <property name="geometry">
    <rect>
     <x>640</x>
     <y>380</y>
     <width>571</width>
     <height>32</height>
    </rect>
   </property>
   <layout class="QHBoxLayout" name="horizontalLayout_8">
    <item>
     <layout class="QHBoxLayout" name="horizontalLayout_13">
      <item>
       <widget class="QLabel" name="visibility">
        <property name="font">
         <font>
          <family>Yu Gothic UI</family>
          <pointsize>12</pointsize>
         </font>
        </property>
        <property name="styleSheet">
         <string notr="true">color:rgb(52, 101, 164);</string>
        </property>
        <property name="text">
         <string>Visibility</string>
        </property>
        <property name="alignment">
         <set>Qt::AlignCenter</set>
        </property>
       </widget>
      </item>
      <item>
       <widget class="QLabel" name="visibilityValue">
        <property name="font">
         <font>
          <family>Yu Gothic UI</family>
          <pointsize>12</pointsize>
         </font>
        </property>
        <property name="styleSheet">
         <string notr="true">color:rgb(32, 74, 135);</string>
        </property>
        <property name="text">
         <string/>
        </property>
        <property name="alignment">
         <set>Qt::AlignCenter</set>
        </property>
       </widget>
      </item>
     </layout>
    </item>
    <item>
     <widget class="Line" name="line">
      <property name="font">
       <font>
        <weight>75</weight>
        <bold>true</bold>
       </font>
      </property>
      <property name="styleSheet">
       <string notr="true">color: rgb(85, 255, 127);</string>
      </property>
      <property name="orientation">
       <enum>Qt::Vertical</enum>
      </property>
     </widget>
    </item>
    <item>
     <layout class="QHBoxLayout" name="horizontalLayout_14">
      <item>
       <widget class="QLabel" name="pressure">
        <property name="font">
         <font>
          <family>Yu Gothic UI</family>
          <pointsize>12</pointsize>
         </font>
        </property>
        <property name="styleSheet">
         <string notr="true">color:rgb(52, 101, 164);</string>
        </property>
        <property name="text">
         <string>Pressure</string>
        </property>
        <property name="alignment">
         <set>Qt::AlignCenter</set>
        </property>
       </widget>
      </item>
      <item>
       <widget class="QLabel" name="pressurevalue">
        <property name="font">
         <font>
          <family>Yu Gothic UI</family>
          <pointsize>12</pointsize>
         </font>
        </property>
        <property name="styleSheet">
         <string notr="true">color:rgb(32, 74, 135);</string>
        </property>
        <property name="text">
         <string/>
        </property>
        <property name="alignment">
         <set>Qt::AlignCenter</set>
        </property>
       </widget>
      </item>
     </layout>
    </item>
    <item>
     <widget class="Line" name="line_2">
      <property name="font">
       <font>
        <pointsize>10</pointsize>
        <weight>75</weight>
        <bold>true</bold>
       </font>
      </property>
      <property name="styleSheet">
       <string notr="true">color: rgb(85, 255, 127);</string>
      </property>
      <property name="orientation">
       <enum>Qt::Vertical</enum>
      </property>
     </widget>
    </item>
    <item>
     <layout class="QHBoxLayout" name="horizontalLayout_15">
      <item>
       <widget class="QLabel" name="humidity">
        <property name="font">
         <font>
          <family>Yu Gothic UI</family>
          <pointsize>12</pointsize>
         </font>
        </property>
        <property name="styleSheet">
         <string notr="true">color:rgb(52, 101, 164);</string>
        </property>
        <property name="text">
         <string>Humidity</string>
        </property>
        <property name="alignment">
         <set>Qt::AlignCenter</set>
        </property>
       </widget>
      </item>
      <item>
       <widget class="QLabel" name="humidityValue">
        <property name="font">
         <font>
          <family>Yu Gothic UI</family>
          <pointsize>12</pointsize>
         </font>
        </property>
        <property name="styleSheet">
         <string notr="true">color:rgb(32, 74, 135);</string>
        </property>
        <property name="text">
         <string/>
        </property>
        <property name="alignment">
         <set>Qt::AlignCenter</set>
        </property>
       </widget>
      </item>
     </layout>
    </item>
   </layout>
  </widget>
  <widget class="QLabel" name="minTempValue">
   <property name="geometry">
    <rect>
     <x>880</x>
     <y>520</y>
     <width>41</width>
     <height>31</height>
    </rect>
   </property>
   <property name="font">
    <font>
     <family>Yu Gothic UI</family>
     <pointsize>20</pointsize>
    </font>
   </property>
   <property name="styleSheet">
    <string notr="true">color:rgb(32, 74, 135);</string>
   </property>
   <property name="text">
    <string>0</string>
   </property>
   <property name="alignment">
    <set>Qt::AlignCenter</set>
   </property>
  </widget>
  <widget class="QLabel" name="lblalarmstatus">
   <property name="geometry">
    <rect>
     <x>360</x>
     <y>390</y>
     <width>141</width>
     <height>18</height>
    </rect>
   </property>
   <property name="palette">
    <palette>
     <active>
      <colorrole role="WindowText">
       <brush brushstyle="SolidPattern">
        <color alpha="255">
         <red>0</red>
         <green>0</green>
         <blue>255</blue>
        </color>
       </brush>
      </colorrole>
      <colorrole role="Button">
       <brush brushstyle="SolidPattern">
        <color alpha="255">
         <red>255</red>
         <green>255</green>
         <blue>255</blue>
        </color>
       </brush>
      </colorrole>
      <colorrole role="Base">
       <brush brushstyle="SolidPattern">
        <color alpha="255">
         <red>255</red>
         <green>255</green>
         <blue>255</blue>
        </color>
       </brush>
      </colorrole>
      <colorrole role="Window">
       <brush brushstyle="SolidPattern">
        <color alpha="255">
         <red>255</red>
         <green>255</green>
         <blue>255</blue>
        </color>
       </brush>
      </colorrole>
     </active>
     <inactive>
      <colorrole role="WindowText">
       <brush brushstyle="SolidPattern">
        <color alpha="255">
         <red>0</red>
         <green>0</green>
         <blue>255</blue>
        </color>
       </brush>
      </colorrole>
      <colorrole role="Button">
       <brush brushstyle="SolidPattern">
        <color alpha="255">
         <red>255</red>
         <green>255</green>
         <blue>255</blue>
        </color>
       </brush>
      </colorrole>
      <colorrole role="Base">
       <brush brushstyle="SolidPattern">
        <color alpha="255">
         <red>255</red>
         <green>255</green>
         <blue>255</blue>
        </color>
       </brush>
      </colorrole>
      <colorrole role="Window">
       <brush brushstyle="SolidPattern">
        <color alpha="255">
         <red>255</red>
         <green>255</green>
         <blue>255</blue>
        </color>
       </brush>
      </colorrole>
     </inactive>
     <disabled>
      <colorrole role="WindowText">
       <brush brushstyle="SolidPattern">
        <color alpha="255">
         <red>119</red>
         <green>120</green>
         <blue>120</blue>
        </color>
       </brush>
      </colorrole>
      <colorrole role="Button">
       <brush brushstyle="SolidPattern">
        <color alpha="255">
         <red>255</red>
         <green>255</green>
         <blue>255</blue>
        </color>
       </brush>
      </colorrole>
      <colorrole role="Base">
       <brush brushstyle="SolidPattern">
        <color alpha="255">
         <red>255</red>
         <green>255</green>
         <blue>255</blue>
        </color>
       </brush>
      </colorrole>
      <colorrole role="Window">
       <brush brushstyle="SolidPattern">
        <color alpha="255">
         <red>255</red>
         <green>255</green>
         <blue>255</blue>
        </color>
       </brush>
      </colorrole>
     </disabled>
    </palette>
   </property>
   <property name="text">
    <string>Alarm Switched Off</string>
   </property>
  </widget>
 </widget>
 <resources/>
 <connections/>
</ui>
